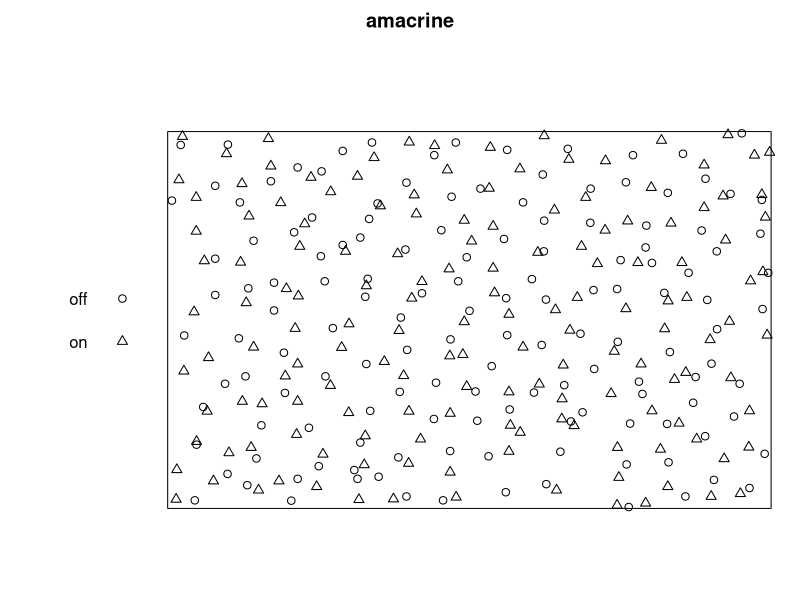
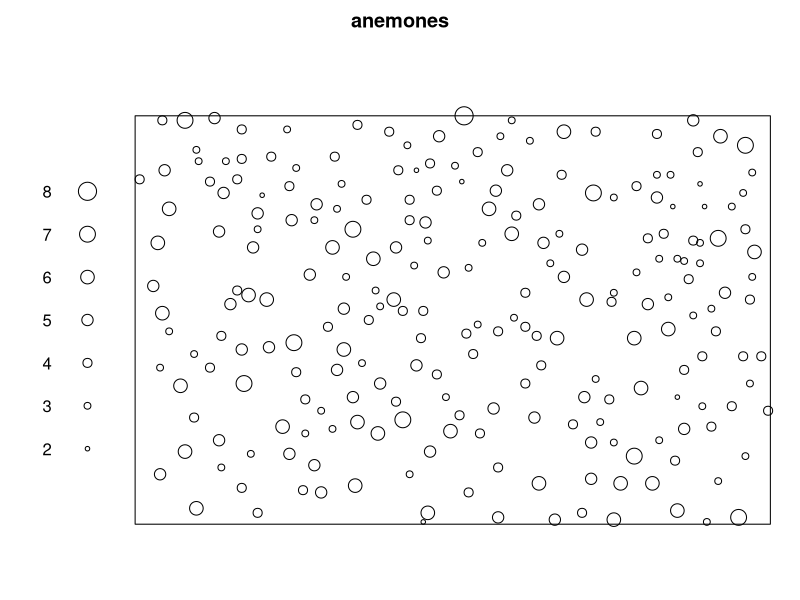
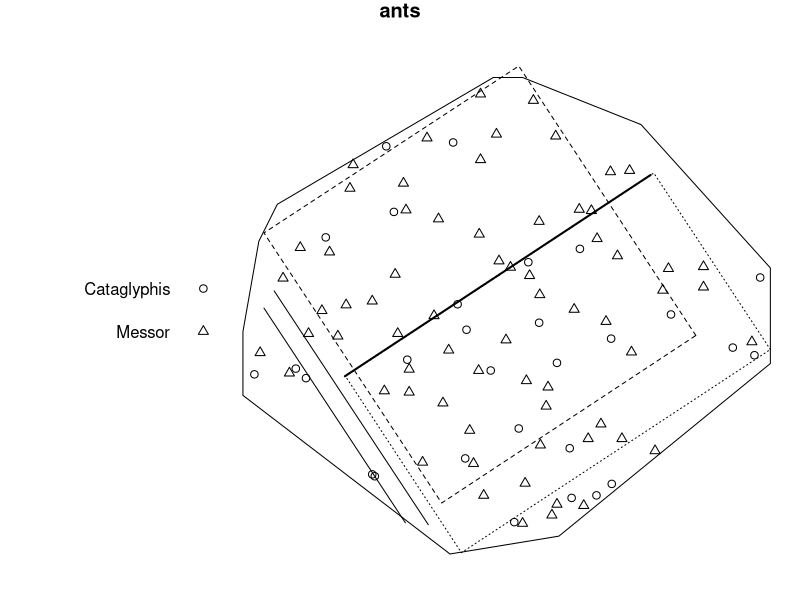
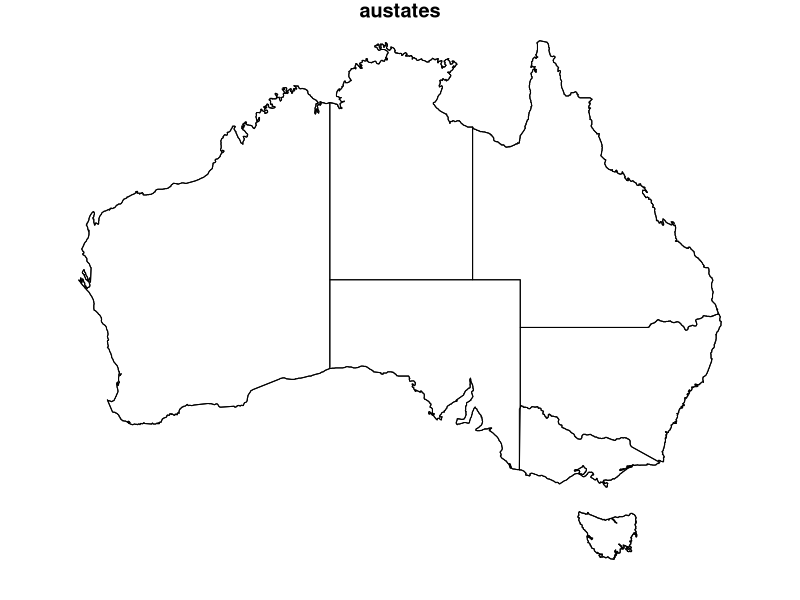
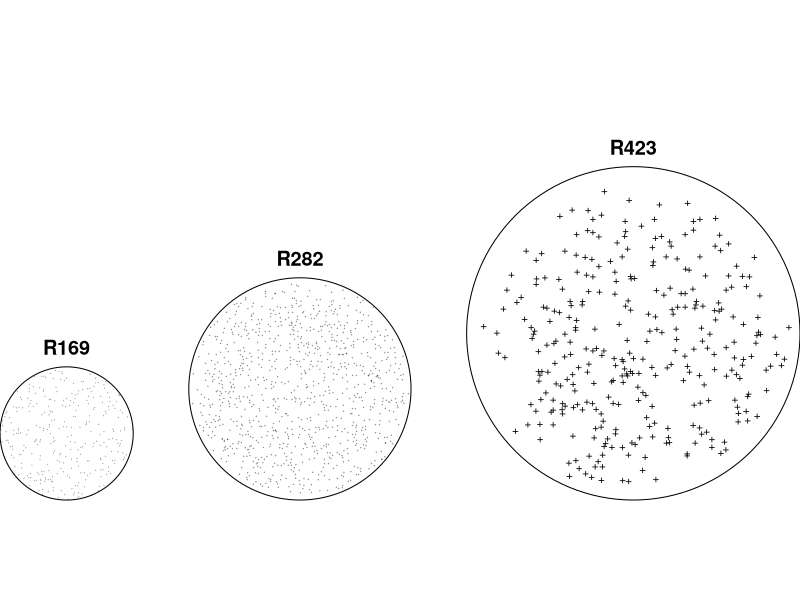
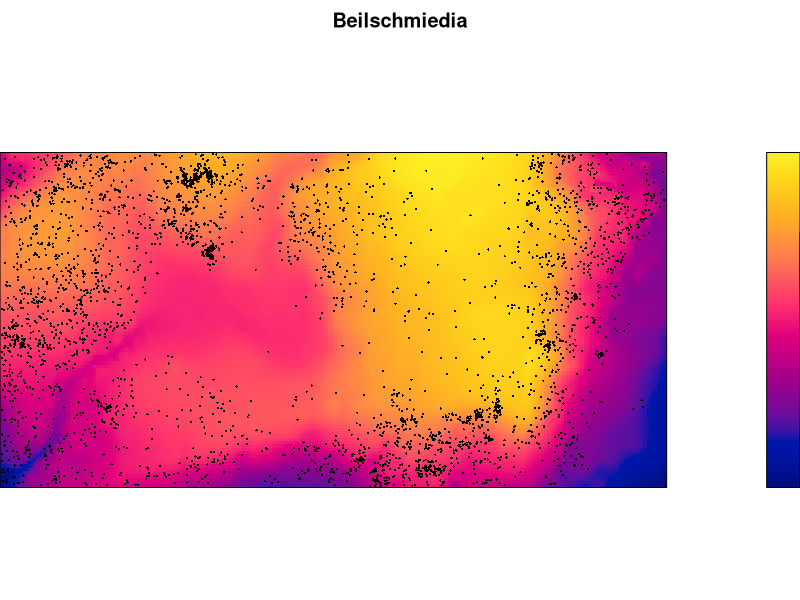
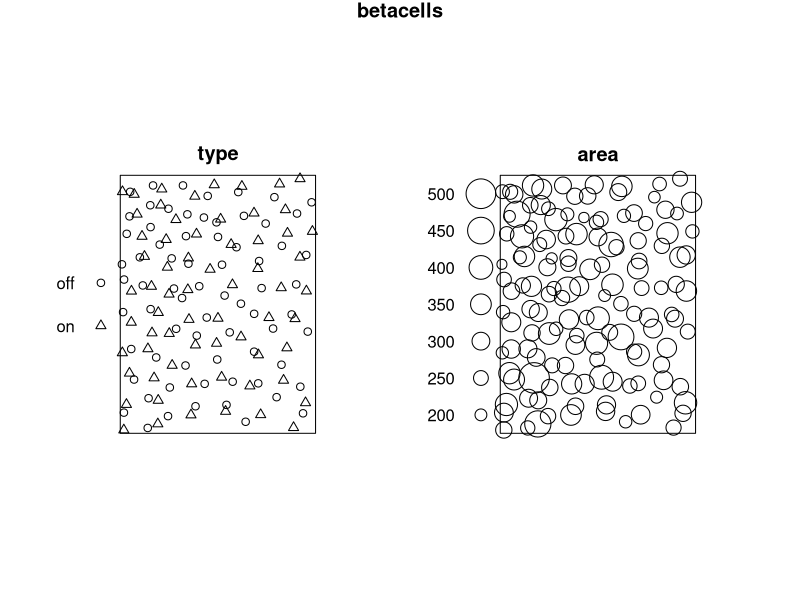
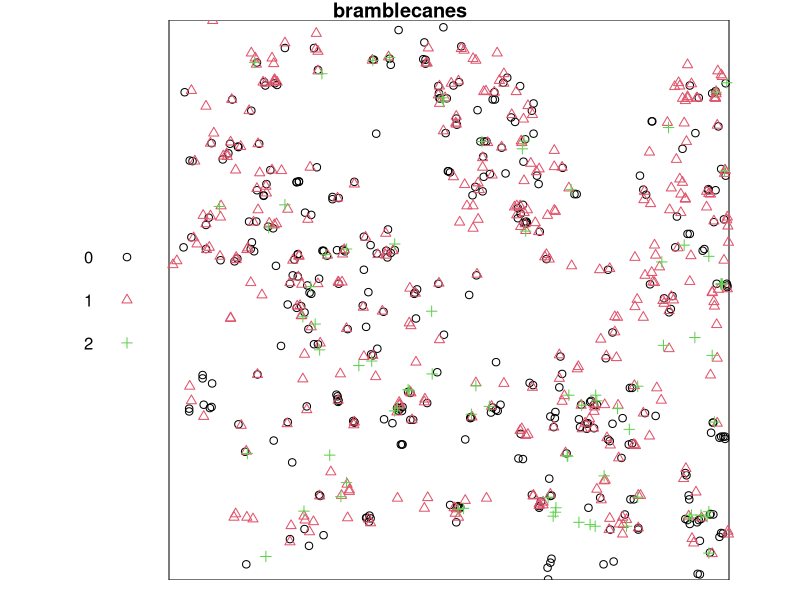

Recreate these plots in R, in order.
### R code from vignette source 'datasets.Rnw'

###################################################
### code chunk number 1: datasets.Rnw:5-6
###################################################
options(SweaveHooks=list(fig=function() par(mar=c(1,1,1,1))))


###################################################
### code chunk number 2: datasets.Rnw:27-34
###################################################
library(spatstat)
sdate <- read.dcf(file = system.file("DESCRIPTION", package = "spatstat"),
         fields = "Date")
sversion <- read.dcf(file = system.file("DESCRIPTION", package = "spatstat"),
         fields = "Version")
spatstat.options(transparent=FALSE)
options(useFancyQuotes=FALSE)


###################################################
### code chunk number 3: datasets.Rnw:219-237
###################################################
opa <- par()
## How to set all margins to zero and eliminate all outer spaces
zeromargins <- function() {
  par(
      mar=rep(0,4),
      omd=c(0,1,0,1),
      xaxs="i",
      yaxs="i"
  )
  invisible(NULL)
}
## Set 'mar'
setmargins <- function(...) {
  x <- c(...)
  x <- rep(x, 4)[1:4]
  par(mar=x)
  invisible(NULL)
}


###################################################
### code chunk number 4: datasets.Rnw:246-247 (eval = FALSE)
###################################################
## plot(amacrine)


###################################################
### code chunk number 5: datasets.Rnw:249-251
###################################################
getOption("SweaveHooks")[["fig"]]()
setmargins(0,1,2,0)
plot(amacrine)


###################################################
### code chunk number 6: datasets.Rnw:260-261 (eval = FALSE)
###################################################
## plot(anemones, markscale=1)


###################################################
### code chunk number 7: datasets.Rnw:263-265
###################################################
getOption("SweaveHooks")[["fig"]]()
setmargins(0,0,2,0)
plot(anemones, markscale=1)


###################################################
### code chunk number 8: datasets.Rnw:278-279 (eval = FALSE)
###################################################
## ants.extra$plotit()


###################################################
### code chunk number 9: datasets.Rnw:281-283
###################################################
getOption("SweaveHooks")[["fig"]]()
setmargins(0,0,1,0)
ants.extra$plotit()


###################################################
### code chunk number 10: datasets.Rnw:291-292
###################################################
getOption("SweaveHooks")[["fig"]]()
plot(austates)


###################################################
### code chunk number 11: datasets.Rnw:302-304 (eval = FALSE)
###################################################
## plot(bdspots, equal.scales=TRUE, pch="+", 
##      panel.args=function(i)list(cex=c(0.15, 0.2, 0.7)[i]))


###################################################
### code chunk number 12: datasets.Rnw:306-310
###################################################
getOption("SweaveHooks")[["fig"]]()
zeromargins()
plot(bdspots, equal.scales=TRUE, pch="+", main="",
     mar.panel=0, hsep=1,
     panel.args=function(i)list(cex=c(0.15, 0.2, 0.7)[i]))


###################################################
### code chunk number 13: datasets.Rnw:320-322 (eval = FALSE)
###################################################
## plot(bei.extra$elev, main="Beilschmiedia")
## plot(bei, add=TRUE, pch=16, cex=0.3)


###################################################
### code chunk number 14: datasets.Rnw:324-327
###################################################
getOption("SweaveHooks")[["fig"]]()
setmargins(0,0,2,0)
plot(bei.extra$elev, main="Beilschmiedia")
plot(bei, add=TRUE, pch=16, cex=0.3)


###################################################
### code chunk number 15: datasets.Rnw:333-339 (eval = FALSE)
###################################################
## M <- persp(bei.extra$elev, 
##            theta=-45, phi=18, expand=7,
##            border=NA, apron=TRUE, shade=0.3, 
##            box=FALSE, visible=TRUE,
##            main="")
## perspPoints(bei, Z=bei.extra$elev, M=M, pch=16, cex=0.3)


###################################################
### code chunk number 16: datasets.Rnw:348-349
###################################################
getOption("SweaveHooks")[["fig"]]()
plot(betacells)


###################################################
### code chunk number 17: datasets.Rnw:354-355
###################################################
getOption("SweaveHooks")[["fig"]]()
plot(bramblecanes, cols=1:3)


###################################################
### code chunk number 18: datasets.Rnw:360-361 (eval = FALSE)
###################################################
## plot(split(bramblecanes))


###################################################
### code chunk number 19: datasets.Rnw:371-372
###################################################
getOption("SweaveHooks")[["fig"]]()
plot(bronzefilter,markscale=2)


###################################################
### code chunk number 20: datasets.Rnw:380-381
###################################################
getOption("SweaveHooks")[["fig"]]()
plot(btb, which.marks="spoligotype", cols=2:5, chars=1:4)


###################################################
### code chunk number 21: datasets.Rnw:390-391
###################################################
getOption("SweaveHooks")[["fig"]]()
plot(cells)


###################################################
### code chunk number 22: datasets.Rnw:399-400
###################################################
getOption("SweaveHooks")[["fig"]]()
plot(cetaceans.extra$patterns, main="Cetaceans data", cols=1:5, hsep=1)


###################################################
### code chunk number 23: datasets.Rnw:409-412
###################################################
getOption("SweaveHooks")[["fig"]]()
plot(chicago, main="Chicago Crimes", col="grey",
     cols=c("red", "blue", "black", "blue", "red", "blue", "blue"),
     chars=c(16,2,22,17,24,15,6), leg.side="left", show.window=FALSE)


###################################################
### code chunk number 24: datasets.Rnw:422-423
###################################################
getOption("SweaveHooks")[["fig"]]()
chorley.extra$plotit()


###################################################
### code chunk number 25: datasets.Rnw:439-441
###################################################
getOption("SweaveHooks")[["fig"]]()
plot(clmfires, which.marks="cause", cols=2:5, cex=0.25,
     main="Castilla-La Mancha forest fires")


###################################################
### code chunk number 26: datasets.Rnw:451-452
###################################################
getOption("SweaveHooks")[["fig"]]()
plot(clmfires.extra$clmcov100$elevation, main="Elevation")


###################################################
### code chunk number 27: datasets.Rnw:463-464
###################################################
getOption("SweaveHooks")[["fig"]]()
plot(concrete,chars="+",cols="blue",col="yellow")


###################################################
### code chunk number 28: datasets.Rnw:475-477
###################################################
getOption("SweaveHooks")[["fig"]]()
plot(copper$Points, main="Copper")
plot(copper$Lines, add=TRUE)


###################################################
### code chunk number 29: datasets.Rnw:484-486
###################################################
getOption("SweaveHooks")[["fig"]]()
plot(demohyper, quote({ plot(Image, main=""); plot(Points, add=TRUE) }),
      parargs=list(mar=rep(1,4)))


###################################################
### code chunk number 30: datasets.Rnw:493-494
###################################################
getOption("SweaveHooks")[["fig"]]()
plot(demopat)


###################################################
### code chunk number 31: datasets.Rnw:508-509
###################################################
getOption("SweaveHooks")[["fig"]]()
plot(dendrite, leg.side="bottom", main="", cex=0.75, cols=2:4)


###################################################
### code chunk number 32: datasets.Rnw:517-518
###################################################
getOption("SweaveHooks")[["fig"]]()
plot(finpines, main="Finnish pines")


###################################################
### code chunk number 33: datasets.Rnw:531-535
###################################################
getOption("SweaveHooks")[["fig"]]()
wildM1 <- with(flu, virustype == "wt" & stain == "M2-M1")
plot(flu[wildM1, 1, drop=TRUE],
     main=c("flu data", "wild type virus, M2-M1 stain"),
     chars=c(16,3), cex=0.4, cols=2:3)


###################################################
### code chunk number 34: datasets.Rnw:543-544
###################################################
getOption("SweaveHooks")[["fig"]]()
plot(gordon, main="People in Gordon Square", pch=16)


###################################################
### code chunk number 35: datasets.Rnw:559-560
###################################################
getOption("SweaveHooks")[["fig"]]()
plot(gorillas, which.marks=1, chars=c(1,3), cols=2:3, main="Gorilla nest sites")


###################################################
### code chunk number 36: datasets.Rnw:564-565 (eval = FALSE)
###################################################
## system.file("rawdata/gorillas/vegetation.asc", package="spatstat")


###################################################
### code chunk number 37: datasets.Rnw:574-575
###################################################
getOption("SweaveHooks")[["fig"]]()
plot(hamster, cols=c(2,4))


###################################################
### code chunk number 38: datasets.Rnw:585-586
###################################################
getOption("SweaveHooks")[["fig"]]()
plot(heather$coarse)


###################################################
### code chunk number 39: datasets.Rnw:590-591 (eval = FALSE)
###################################################
## plot(heather)


###################################################
### code chunk number 40: datasets.Rnw:601-602
###################################################
getOption("SweaveHooks")[["fig"]]()
plot(humberside)


###################################################
### code chunk number 41: datasets.Rnw:614-615
###################################################
getOption("SweaveHooks")[["fig"]]()
plot(hyytiala, cols=2:5)


###################################################
### code chunk number 42: datasets.Rnw:624-625
###################################################
getOption("SweaveHooks")[["fig"]]()
plot(japanesepines)


###################################################
### code chunk number 43: datasets.Rnw:634-635
###################################################
getOption("SweaveHooks")[["fig"]]()
plot(lansing)


###################################################
### code chunk number 44: datasets.Rnw:641-642 (eval = FALSE)
###################################################
## plot(split(lansing))


###################################################
### code chunk number 45: datasets.Rnw:649-650
###################################################
getOption("SweaveHooks")[["fig"]]()
plot(longleaf)


###################################################
### code chunk number 46: datasets.Rnw:659-661
###################################################
getOption("SweaveHooks")[["fig"]]()
plot(mucosa, chars=c(1,3), cols=c("red", "green"))
plot(mucosa.subwin, add=TRUE, lty=3)


###################################################
### code chunk number 47: datasets.Rnw:677-680
###################################################
getOption("SweaveHooks")[["fig"]]()
plot(murchison$greenstone, main="Murchison data", col="lightgreen")
plot(murchison$gold, add=TRUE, pch=3, col="blue")
plot(murchison$faults, add=TRUE, col="red")


###################################################
### code chunk number 48: datasets.Rnw:686-687
###################################################
reedy <- owin(c(580, 650) * 1000, c(6986, 7026) * 1000)


###################################################
### code chunk number 49: datasets.Rnw:692-695
###################################################
getOption("SweaveHooks")[["fig"]]()
plot(murchison$greenstone[reedy], main="Murchison data", col="lightgreen")
plot(murchison$gold[reedy], add=TRUE, pch=3, col="blue")
plot(murchison$faults[reedy], add=TRUE, col="red")


###################################################
### code chunk number 50: datasets.Rnw:703-704
###################################################
getOption("SweaveHooks")[["fig"]]()
plot(nbfires, use.marks=FALSE, pch=".")


###################################################
### code chunk number 51: datasets.Rnw:710-711 (eval = FALSE)
###################################################
## plot(split(nbfires), use.marks=FALSE, chars=".")


###################################################
### code chunk number 52: datasets.Rnw:714-719
###################################################
getOption("SweaveHooks")[["fig"]]()
par(mar=c(0,0,2,0))
plot(split(nbfires)$"2000", which.marks="fire.type",
     main=c("New Brunswick fires 2000", "by fire type"),
     cols=c("blue", "green", "red", "cyan"),
     leg.side="left")


###################################################
### code chunk number 53: datasets.Rnw:727-729
###################################################
getOption("SweaveHooks")[["fig"]]()
plot(nztrees)
plot(trim.rectangle(as.owin(nztrees), c(0,5), 0), add=TRUE, lty=3)


###################################################
### code chunk number 54: datasets.Rnw:742-743
###################################################
getOption("SweaveHooks")[["fig"]]()
plot(osteo[1:4,], main.panel="", pch=21, bg='white')


###################################################
### code chunk number 55: datasets.Rnw:749-750 (eval = FALSE)
###################################################
## system.file("rawdata/osteo/osteo36.txt", package="spatstat")


###################################################
### code chunk number 56: datasets.Rnw:759-760
###################################################
getOption("SweaveHooks")[["fig"]]()
plot(paracou, cols=2:3, chars=c(16,3))


###################################################
### code chunk number 57: datasets.Rnw:768-769
###################################################
getOption("SweaveHooks")[["fig"]]()
ponderosa.extra$plotit()


###################################################
### code chunk number 58: datasets.Rnw:781-782
###################################################
pyr <- pyramidal[c(FALSE,TRUE), ]


###################################################
### code chunk number 59: datasets.Rnw:785-787
###################################################
getOption("SweaveHooks")[["fig"]]()
pyr$grp <- abbreviate(pyr$group, minlength=7)
plot(pyr, quote(plot(Neurons, pch=16, main=grp)), main="Pyramidal Neurons")


###################################################
### code chunk number 60: datasets.Rnw:807-809
###################################################
getOption("SweaveHooks")[["fig"]]()
plot(redwood)
plot(redwood3, add=TRUE, pch=20)


###################################################
### code chunk number 61: datasets.Rnw:812-813
###################################################
getOption("SweaveHooks")[["fig"]]()
redwoodfull.extra$plotit()


###################################################
### code chunk number 62: datasets.Rnw:827-829
###################################################
getOption("SweaveHooks")[["fig"]]()
plot(as.solist(residualspaper[c("Fig1", "Fig4a", "Fig4b", "Fig4c")]), 
     main="")


###################################################
### code chunk number 63: datasets.Rnw:837-838
###################################################
getOption("SweaveHooks")[["fig"]]()
shapley.extra$plotit(main="Shapley")


###################################################
### code chunk number 64: datasets.Rnw:845-846
###################################################
getOption("SweaveHooks")[["fig"]]()
plot(simdat)


###################################################
### code chunk number 65: datasets.Rnw:854-855
###################################################
getOption("SweaveHooks")[["fig"]]()
plot(spiders, pch=16, show.window=FALSE)


###################################################
### code chunk number 66: datasets.Rnw:862-865
###################################################
getOption("SweaveHooks")[["fig"]]()
plot(sporophores, chars=c(16,1,2), cex=0.6)
points(0,0,pch=16, cex=2)
text(15,8,"Tree", cex=0.75)


###################################################
### code chunk number 67: datasets.Rnw:874-875
###################################################
getOption("SweaveHooks")[["fig"]]()
plot(spruces, maxsize=min(nndist(spruces)))


###################################################
### code chunk number 68: datasets.Rnw:884-885
###################################################
getOption("SweaveHooks")[["fig"]]()
plot(swedishpines)


###################################################
### code chunk number 69: datasets.Rnw:894-895
###################################################
getOption("SweaveHooks")[["fig"]]()
plot(urkiola, cex=0.5, cols=2:3)


###################################################
### code chunk number 70: datasets.Rnw:902-904
###################################################
getOption("SweaveHooks")[["fig"]]()
par(mar=c(0,0,2,0))
plot(waka, markscale=0.04, main=c("Waka national park", "tree diameters"))


###################################################
### code chunk number 71: datasets.Rnw:911-915
###################################################
getOption("SweaveHooks")[["fig"]]()
v <- rotate(vesicles, pi/2)
ve <- lapply(vesicles.extra, rotate, pi/2)
plot(v, main="Vesicles")
plot(ve$activezone, add=TRUE, lwd=3)


###################################################
### code chunk number 72: datasets.Rnw:940-941 (eval = FALSE)
###################################################
## system.file("rawdata/vesicles/mitochondria.txt", package="spatstat")


###################################################
### code chunk number 73: datasets.Rnw:949-950
###################################################
getOption("SweaveHooks")[["fig"]]()
plot(waterstriders)
